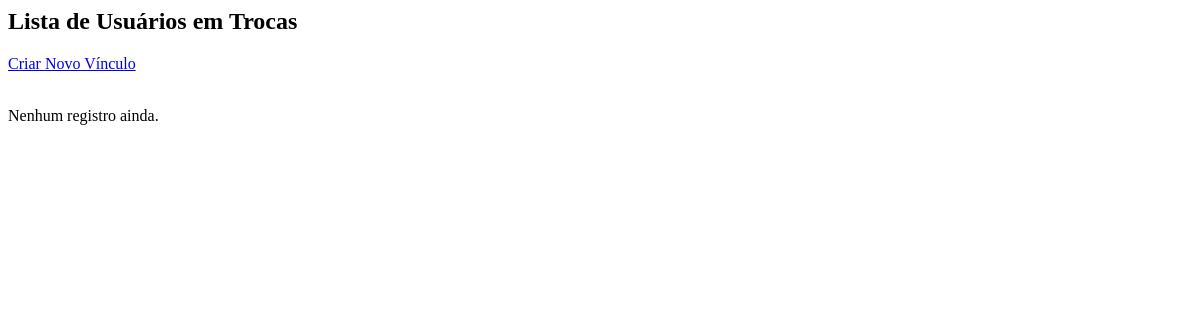
/usuario-troca/, run on an earlier commit of the app's database.
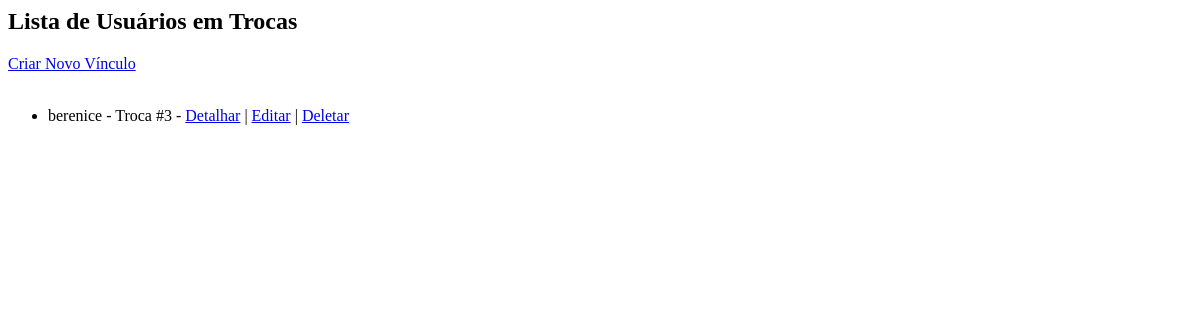
And on a later commit of the database.
### UsuarioTroca/models.py (models this page shows, shortened)
class UsuarioTroca(models.Model):
    usuario = models.ForeignKey('usuario.Usuario', on_delete=models.CASCADE)
    troca = models.ForeignKey('trocas.Troca', on_delete=models.CASCADE)
    status = models.CharField(max_length=20)
    dataInicio = models.CharField(max_length=20)
    protocolo = models.CharField(max_length=100)
    DataRenovacao = models.CharField(max_length=20, null=True, blank=True)
    class Meta:
        verbose_name = "Usuário da Troca"
        verbose_name_plural = "Usuários das Trocas"

### usuario/models.py (models this page shows, shortened)
class Usuario(User):
    nome = models.CharField(max_length=100)
    telefone = models.CharField(max_length=20)

### trocas/models.py (models this page shows, shortened)
class Troca(models.Model):
    status = models.CharField(max_length=20)
    ofertantes = models.CharField(max_length=100)
    data_inicial = models.DateField()
    data_resposta = models.DateField(null=True, blank=True)
    interessado = models.CharField(max_length=100)
    usuarios = models.ManyToManyField('usuario.Usuario', through='UsuarioTroca.UsuarioTroca', related_name='trocas')
    objetos = models.ManyToManyField('objetos.Objeto', through='ObjetoTroca.ObjetoTroca', related_name='trocas')

### UsuarioTroca/views.py (the view)
# urls.py: path('', views.listar_usuario_troca, name='listar'),
def listar_usuario_troca(request):
    usuarios_troca = UsuarioTroca.objects.all()
    return render(request, 'usuarioTroca/listar_usuario_troca.html', {'usuarios_troca': usuarios_troca})

### UsuarioTroca/templates/usuarioTroca/listar_usuario_troca.html (shortened to what this page needs)
<h2>Lista de Usuários em Trocas</h2>
<a href="{% url 'usuariotroca:criar' %}">Criar Novo Vínculo</a>
{% if usuarios_troca %}
    <ul>
    {% for ut in usuarios_troca %}
        <li>
            {{ ut.usuario.nome }} - Troca #{{ ut.troca.pk }} {% if ut.status %}({{ ut.status }}){% endif %} -
            <a href="{% url 'usuariotroca:detalhar' ut.id %}">Detalhar</a> |
            <a href="{% url 'usuariotroca:editar' ut.id %}">Editar</a> |
            <a href="{% url 'usuariotroca:deletar' ut.id %}">Deletar</a>
        </li>
    {% endfor %}
    </ul>
{% else %}
    <p>Nenhum registro ainda.</p>
{% endif %}

What changed in the data, as far as the page shows it:
added UsuarioTroca: usuario.nome "berenice", troca.pk "3"
Also different on the page:
text no longer shown: "Nenhum registro ainda."
